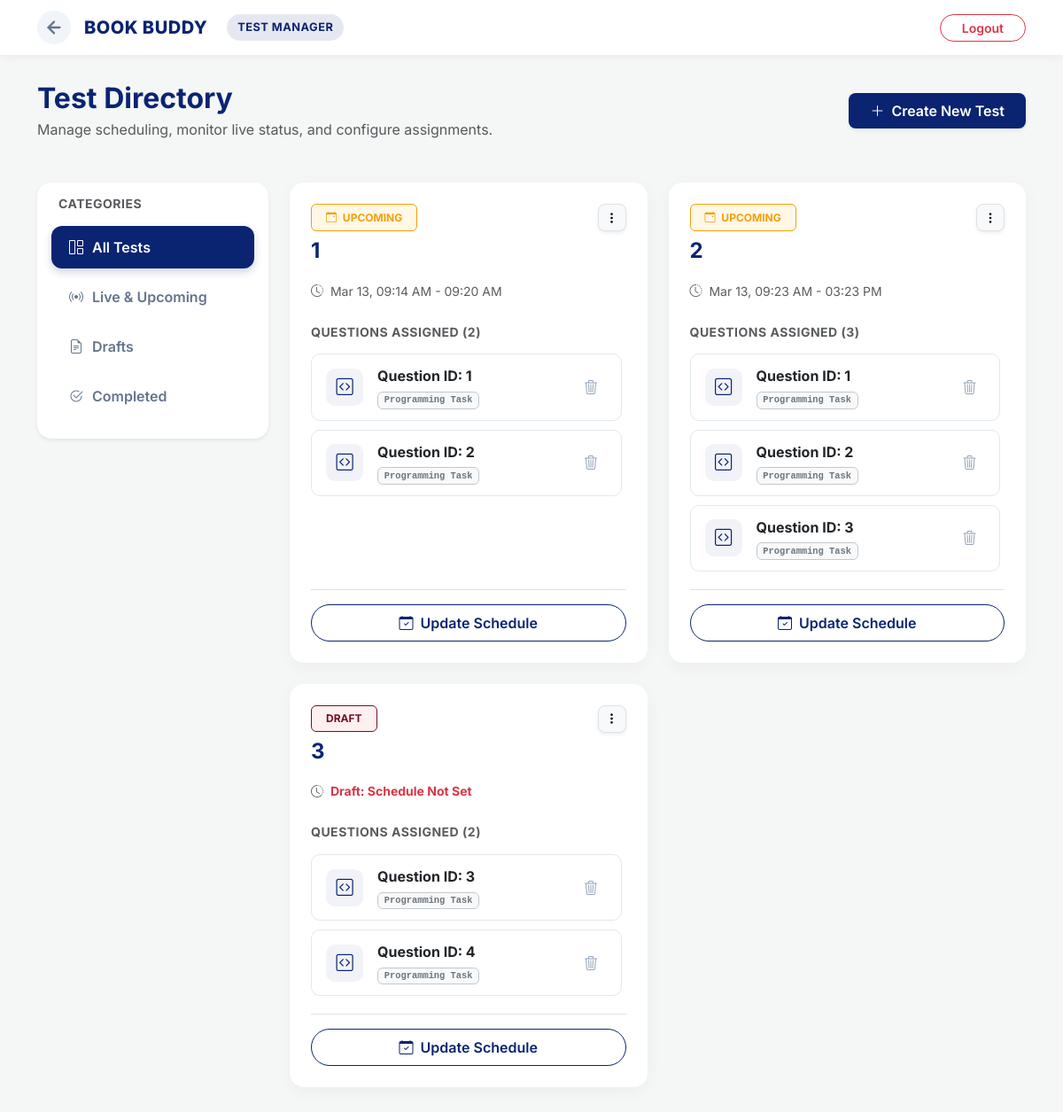
The app's page /test_maintain with its own data.
### app.py (models this page shows, shortened)
class Testmaintain(db.Model):
    __tablename__ = 'test_maintain'
    id = db.Column(db.Integer, primary_key=True)
    test_title = db.Column(db.String(50))
    date = db.Column(db.Date)
    start_time = db.Column(db.DateTime)
    end_time = db.Column(db.DateTime)
    status = db.Column(db.String(20), default='draft')
    total_points = db.Column(db.Integer, default=0)
    question_id = db.Column(db.Integer, db.ForeignKey('question.id'), nullable=False)

### app.py (the view)
@app.route('/test_maintain')
def test_maintain():
    all_entries = Testmaintain.query.all()
    now = datetime.now()
    for entry in all_entries:
        if entry.status == 'live' and entry.end_time and now > entry.end_time:
            entry.status = 'completed'
    db.session.commit()
    grouped_tests = defaultdict(list)
    for entry in all_entries: grouped_tests[entry.test_title].append(entry)
    return render_template('test_maintain.html', grouped_tests=grouped_tests, now=now)

### app.py (called while the page is built)
@app.context_processor
def inject_now():
    return {'now': datetime.now()}

### templates/test_maintain.html (shortened to what this page needs)
<!DOCTYPE html>
<html lang="en">
<head>
    <link href="https://cdn.jsdelivr.net/npm/bootstrap@5.3.0/dist/css/bootstrap.min.css" rel="stylesheet">
    <link rel="stylesheet" href="https://cdn.jsdelivr.net/npm/bootstrap-icons@1.11.1/font/bootstrap-icons.css">
</head>
<body>
    <nav class="navbar sticky-top">
        <div class="container d-flex justify-content-between align-items-center">
            <div class="d-flex align-items-center">
                <a href="/admin" class="back-link" title="Back to Dashboard">
                    <svg width="22" height="22" viewBox="0 0 24 24" fill="none" stroke="currentColor" stroke-width="2.5" stroke-linecap="round" stroke-linejoin="round">
                        <line x1="19" y1="12" x2="5" y2="12"></line>
                        <polyline points="12 19 5 12 12 5"></polyline>
                    </svg>
                </a>
                <a class="brand-wrapper" href="/admin">
                    <h2 class="brand-name d-none d-sm-block">BOOK BUDDY</h2>
                    <span class="admin-badge d-none d-md-inline-block">TEST MANAGER</span>
                </a>
            </div>
            <div class="ms-auto">
                <a href="/logout" class="btn btn-outline-danger btn-sm px-4 rounded-pill fw-semibold">Logout</a>
            </div>
        </div>
    </nav>
    <main class="container">
        <div class="d-flex flex-column flex-md-row justify-content-between align-items-md-center mb-5 gap-3">
            <div>
                <h2 class="fw-bold mb-1" style="color: var(--brand-navy);">Test Directory</h2>
                <p class="text-muted mb-0">Manage scheduling, monitor live status, and configure assignments.</p>
            </div>
            <a href="/create_test" class="btn btn-custom-navy shadow-sm py-2 px-4 rounded-3">
                <i class="bi bi-plus-lg me-2"></i>Create New Test
            </a>
        </div>
        <div class="row g-4">
            <div class="col-lg-3">
                <div class="sticky-sidebar bg-white p-3 rounded-4 shadow-sm">
                    <h6 class="text-uppercase fw-bold text-muted small mb-3 ps-2" style="letter-spacing: 0.5px;">Categories</h6>
                    <div class="nav flex-column filter-menu" id="testFilters">
                        <button class="nav-link active border-0 text-start w-100" onclick="setFilter('all', this)">
                            <i class="bi bi-grid-1x2"></i> All Tests
                        </button>
                        <button class="nav-link border-0 text-start w-100" onclick="setFilter('live', this)">
                            <i class="bi bi-broadcast"></i> Live & Upcoming
                        </button>
                        <button class="nav-link border-0 text-start w-100" onclick="setFilter('draft', this)">
                            <i class="bi bi-file-earmark-text"></i> Drafts
                        </button>
                        <button class="nav-link border-0 text-start w-100" onclick="setFilter('completed', this)">
                            <i class="bi bi-check2-circle"></i> Completed
                        </button>
                    </div>
                </div>
            </div>
            <div class="col-lg-9">
                <div class="row g-4" id="cards-container">
                    {% for title, entries in grouped_tests.items() %}
                    {% set first_entry = entries[0] %}
                    <div class="col-md-6 test-card-col" id="test-col-{{ loop.index }}">
                        <div class="card test-card">
                            <div class="card-body p-4 d-flex flex-column h-100">
                                <div class="d-flex justify-content-between align-items-start mb-3">
                                    <div>
                                        <div id="badge-container-{{ loop.index }}" class="mb-2">
                                        </div>
                                        <h4 class="fw-bold mb-1" style="color: var(--brand-navy);">{{ title }}</h4>
                                    </div>
                                    <div class="dropdown">
                                        <button class="btn btn-light btn-sm shadow-sm border rounded-3" type="button" data-bs-toggle="dropdown">
                                            <i class="bi bi-three-dots-vertical"></i>
                                        </button>
                                    </div>
                                </div>
                                <div class="mb-4">
                                    <div class="text-muted small mb-1">
                                        <i class="bi bi-clock-history me-1"></i>
                                        {% if first_entry.start_time %}
                                            <span id="display-start-{{ loop.index }}">{{ first_entry.start_time.strftime('%b %d, %I:%M %p') }}</span> -
                                            <span id="display-end-{{ loop.index }}">{{ first_entry.end_time.strftime('%I:%M %p') }}</span>
                                        {% else %}
                                            <span class="text-danger fw-bold">Draft: Schedule Not Set</span>
                                        {% endif %}
                                    </div>
                                </div>
                                <div class="flex-grow-1">
                                    <h6 class="text-uppercase small fw-bold text-muted mb-3" style="letter-spacing: 0.5px;">Questions Assigned ({{ entries|length }})</h6>
                                    <div class="question-list-wrapper">
                                        {% for entry in entries %}
                                        <div class="assigned-q-item">
                                            <div class="d-flex align-items-center gap-3">
                                                <div class="q-icon-wrapper">
                                                    <i class="bi bi-code-square"></i>
                                                </div>
                                                <div>
                                                    <span class="d-block fw-bold text-dark mb-0">Question ID: {{ entry.question_id }}</span>
                                                    <span class="badge bg-light text-secondary border border-secondary-subtle font-monospace mt-1" style="font-size: 0.65rem;">Programming Task</span>
                                                </div>
                                            </div>
                                            <a href="#" onclick="removeQuestion(event, '{{ url_for('delete_test_entry', entry_id=entry.id) }}')" class="btn-remove-q" title="Remove question">
                                                <i class="bi bi-trash3"></i>
                                            </a>
                                        </div>
                                        {% endfor %}
                                    </div>
                                </div>
                                <div class="d-grid gap-2 mt-auto pt-3 border-top">
                                    <button class="btn btn-outline-navy rounded-pill fw-semibold py-2" data-bs-toggle="modal" data-bs-target="#timeModal{{ loop.index }}">
                                        <i class="bi bi-calendar-check me-2"></i>Update Schedule
                                    </button>
                                </div>
                            </div>
                        </div>
                    </div>
                    {% endfor %}
                </div>
            </div>
        </div>
    </main>
</body>
</html>

### templates/test_maintain.html (style rules this page uses)
:root { --brand-navy: #0A2472; --brand-crimson: #740f28; --brand-white: #ffffff; --bg-light: #f4f7f6; --text-main: #334155; --text-muted: #64748b; --border-color: #e2e8f0; }
body { background-color: var(--bg-light); font-family: 'Inter', sans-serif; color: var(--text-main); padding-bottom: 50px; }
.navbar { background-color: var(--brand-white); box-shadow: 0 2px 10px rgba(0, 0, 0, 0.05); padding: 12px 0; margin-bottom: 30px; }
.brand-wrapper { display: flex; align-items: center; gap: 12px; text-decoration: none; }
.brand-name { margin: 0; font-size: 1.25rem; font-weight: 800; color: var(--brand-navy); letter-spacing: 0.5px; }
.admin-badge { background-color: rgba(10, 36, 114, 0.1); color: var(--brand-navy); font-weight: 700; padding: 5px 12px; border-radius: 20px; font-size: 0.8rem; letter-spacing: 0.5px; margin-left: 10px; }
.back-link { color: var(--text-muted); transition: all 0.2s; display: flex; align-items: center; justify-content: center; padding: 8px; border-radius: 50%; background-color: #f1f5f9; text-decoration: none; margin-right: 15px; }
.sticky-sidebar { position: sticky; top: 100px; }
.filter-menu .nav-link { color: var(--text-muted); font-weight: 600; padding: 12px 20px; border-radius: 12px; margin-bottom: 8px; transition: all 0.2s; display: flex; align-items: center; gap: 10px; }
.filter-menu .nav-link.active { background-color: var(--brand-navy); color: var(--brand-white); box-shadow: 0 4px 10px rgba(10, 36, 114, 0.2); }
.test-card { border: none; border-radius: 16px; box-shadow: 0 5px 20px rgba(0, 0, 0, 0.04); transition: transform 0.2s, box-shadow 0.2s; background-color: var(--brand-white); height: 100%; display: flex; flex-direction: column; }
.question-list-wrapper { max-height: 250px; overflow-y: auto; padding-right: 5px; margin-bottom: 20px; }
.assigned-q-item { background-color: var(--brand-white); border: 1px solid var(--border-color); border-radius: 10px; padding: 12px 16px; margin-bottom: 10px; transition: all 0.2s ease-in-out; display: flex; justify-content: space-between; align-items: center; }
.assigned-q-item:last-child { margin-bottom: 0; }
.q-icon-wrapper { display: flex; align-items: center; justify-content: center; width: 42px; height: 42px; background-color: rgba(10, 36, 114, 0.05); color: var(--brand-navy); border-radius: 10px; font-size: 1.2rem; }
.btn-remove-q { color: #94a3b8; background: none; border: none; width: 35px; height: 35px; border-radius: 8px; transition: all 0.2s; display: flex; align-items: center; justify-content: center; text-decoration: none; }
.btn-custom-navy { background-color: var(--brand-navy); color: var(--brand-white); border: none; font-weight: 600; transition: all 0.3s; }
.btn-outline-navy { color: var(--brand-navy); border: 1px solid var(--brand-navy); font-weight: 600; transition: all 0.2s; background-color: transparent; }

### records on screen
Testmaintain: start_time "Mar 13, 09:14 AM", end_time "09:20 AM", question_id "1"
Testmaintain: question_id "2"
Testmaintain: start_time "Mar 13, 09:23 AM", end_time "03:23 PM", question_id "1"
Testmaintain: question_id "2"
Testmaintain: question_id "3"
Testmaintain: question_id "3"
Testmaintain: question_id "4"

### other values on screen
{{ title }} "1" "2" "3"
{{ entries|length }} "2" "3" "2"
